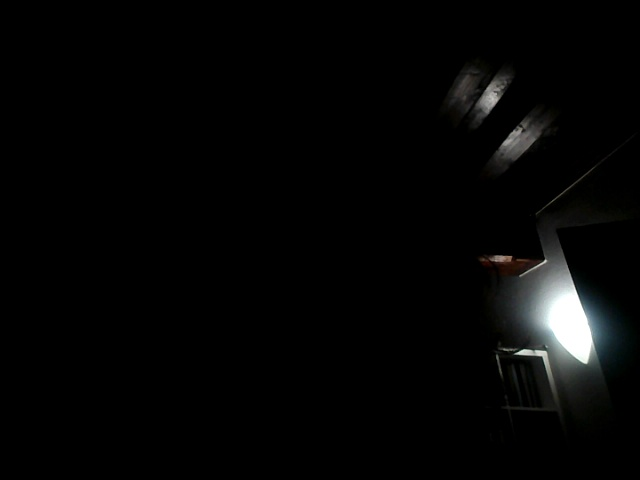
#> input picture testbild.jpg, 640 x 480 px
$ python -i analysenFuerProjektion.py   (imports and definitions only)   (older library calls are emulated)
#> lines starting #> are read from the running program, lines starting #| are printed output that depends on the picture
#> further down, picture is the input picture: shape (480, 640, 3); mean B, G, R 5.4, 5.6, 5.3
import cv2
import numpy as np

# ------------------------- Bildrausch-Index -------------------------- #
def berechne_bildrausch_index(image):
    gray = cv2.cvtColor(image, cv2.COLOR_BGR2GRAY)
    laplacian = cv2.Laplacian(gray, cv2.CV_64F)
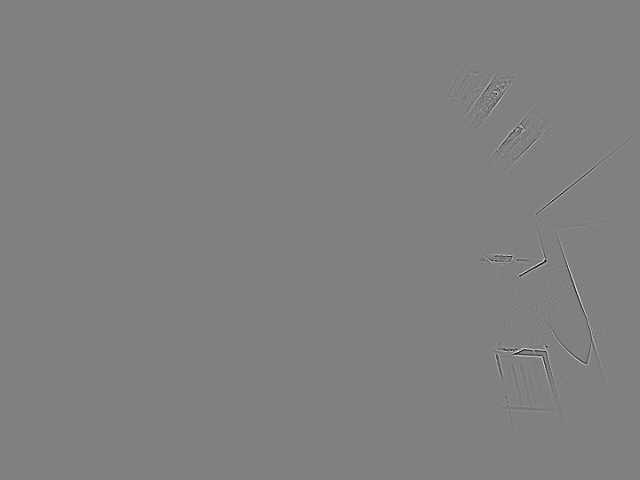
#> laplacian: shape (480, 640) float64; min -203, max 200, mean 0; drawn with min black and max white
    varianz = np.var(laplacian)
#> varianz = 32.87
    index = np.tanh(varianz / 500)
#> index = 0.0656
    return index, varianz

def visualisiere_bildrausch(image):
    index, varianz = berechne_bildrausch_index(image)
#> index = 0.0656; varianz = 32.87
    vis = cv2.Laplacian(cv2.cvtColor(image, cv2.COLOR_BGR2GRAY), cv2.CV_8U)
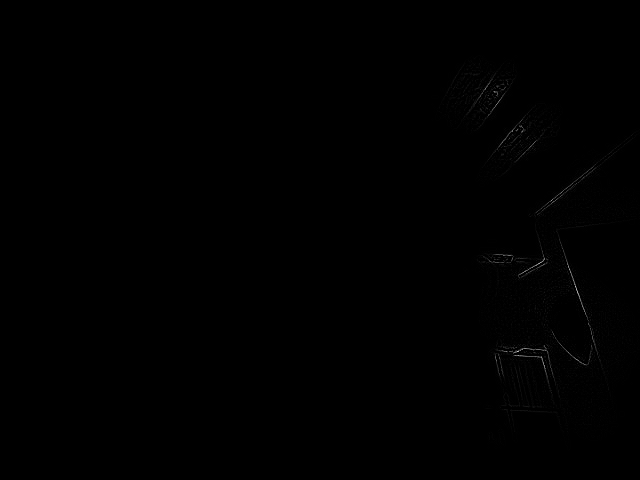
#> vis: shape (480, 640); min 0, max 200, mean 0.4
    vis = cv2.cvtColor(vis, cv2.COLOR_GRAY2BGR)
#> vis: shape (480, 640, 3)
    cv2.putText(vis, f"Rausch: {index:.2f}", (10, 60), cv2.FONT_HERSHEY_SIMPLEX, 1.5, (0, 255, 255), 3)
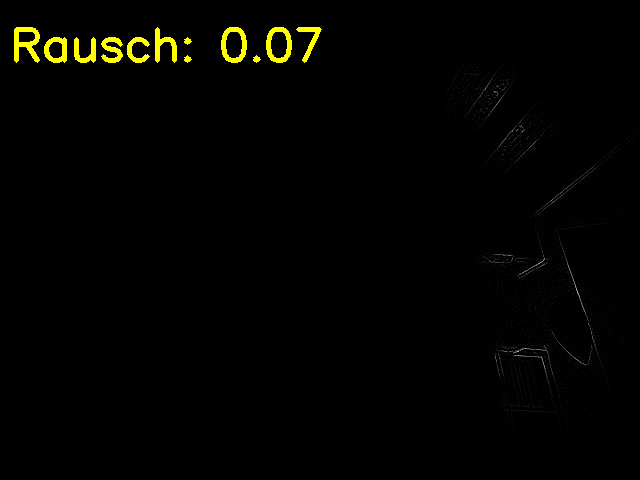
#> vis: shape (480, 640, 3); mean B, G, R 0.4, 3.1, 3.1
    return vis

# ------------------------- Farbharmonie -------------------------- #
# [104 lines left out: functions berechne_farbharmonie, visualisiere_farbharmonie, berechne_farbschwerpunkt, visualisiere_farbschwerpunkt, berechne_frequenzverteilung, visualisiere_frequenzanalyse and 4 more, not called in this run]

>>> import cv2
>>> picture = cv2.imread('testbild.jpg')
>>> result = visualisiere_bildrausch(picture)
